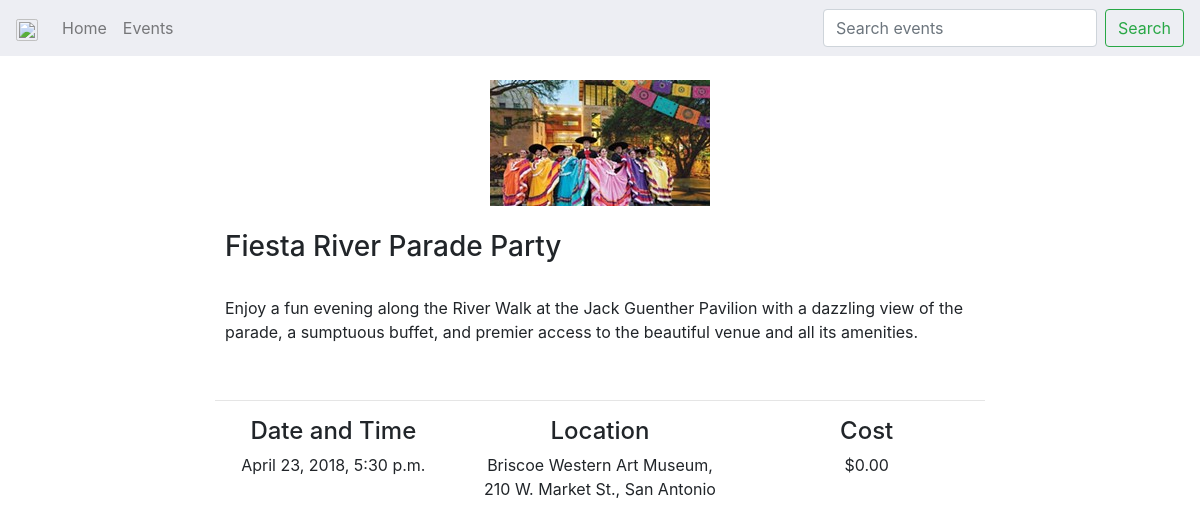
Page /events/Fiesta River Parade Party on the committed database.
### cal/models.py (models this page shows, shortened)
class Event(models.Model):
    title = models.CharField(max_length=100, primary_key=True)
    desc = models.TextField()
    price = models.DecimalField(max_digits=6, decimal_places=2, default=0)
    venue = models.CharField(max_length=100)
    startDate = models.DateTimeField()
    imgLoc = models.CharField(max_length=100, default='default.jpg')
    category = models.CharField(max_length=100, default='default')
    class Meta:
        ordering = [ 'startDate' ]

### cal/views.py (the view)
# urls.py: path('events/<str:pk>' ,views.EventDetailView.as_view(), name='event-detail'),
class EventDetailView(generic.DetailView):
    model = Event

### cal/templates/cal/event_detail.html (shortened to what this page needs)
<!DOCTYPE html>
<html style="height: 100%;">
  <head>
    <link rel="stylesheet" href="https://maxcdn.bootstrapcdn.com/bootstrap/4.0.0/css/bootstrap.min.css">
  </head>
  <body style="height: 100%;">
    <nav class="navbar navbar-expand-lg navbar-light bg-light" style="background-color: #edeef3 !important;">
      <a class="navbar-brand" href="#"><img src="https://cdn3.volusion.com/drk7m.puwj5/v/vspfiles/photos/636_Brown_Women-2.jpg" style="width:70px; padding: 2px; border: 1px solid silver; border-radius: 10%"></a>
      <div class="collapse navbar-collapse" id="navbarNavAltMarkup">
        <div class="navbar-nav">
          <a class="nav-item nav-link" href="/">Home</a>
          <a class="nav-item nav-link" href="/events">Events</a>
        </div>
        <form class="form-inline my-2 my-lg-0 ml-auto" id="nav-form" onsubmit="submitNavForm()">
          <input class="form-control mr-sm-2" type="search" id="navSearchBar" placeholder="Search events" aria-label="Search events">
          <button class="btn btn-outline-success my-2 my-sm-0" onclick="submitNavForm()">Search</button>
        </form>
      </div>
    </nav>
    <br/>
    <div class="row" style="width: 100%; margin: 0px;">
      <div class="col-md-2"></div>
      <div class="col-md-8">
        <div style="padding-left: 10px; padding-right: 10px;">
          <div style="text-align: center;">
            {% load static %}
            <img class="img-fluid" src="{% static event.imgLoc %}" alt="default image" style="max-height: 400px;">
          </div>
          <br/>
          <h3>{{ event.title }}</h3>
          <br/>
          <p>{{ event.desc }}</p>
        </div>
        <br/><hr/>
        <div class="row" style="text-align: center;">
          <div class="col-md-4">
            <h4>Date and Time</h4>
            <p>{{ event.startDate }}</p>
          </div>
          <div class="col-md-4">
            <h4>Location</h4>
            <p>{{ event.venue }}</p>
          </div>
          <div class="col-md-4">
            <h4>Cost</h4>
            <p>${{ event.price }}</p>
          </div>
        </div>
      </div>
      <div class="col-md-2"></div>
    </div>
  </body>
</html>

### cal/templates/cal/event_detail.html (style rules this page uses)
.col-md-4 { margin-bottom: 30px; }

### rows in the picture
Event: imgLoc (picture), title "Fiesta River Parade Party", desc "Enjoy a fun evening along the River Walk at the Jack Guenther Pavilion with a dazzling view of the parade, a sumptuous buffet, and premier access to the beautiful venue and all its amenities.", startDate "April 23, 2018, 5:30 p.m.", venue "Briscoe Western Art Museum, 210 W. Market St., San Antonio", price "0.00"
